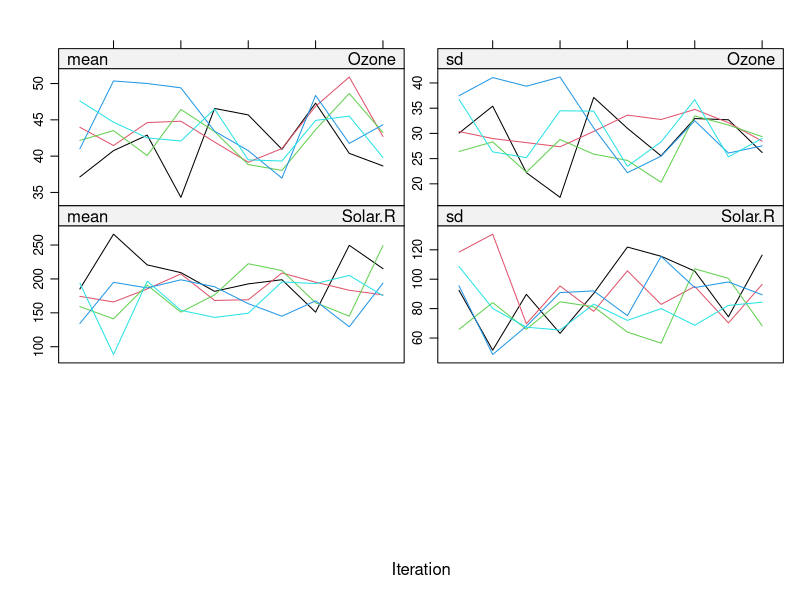
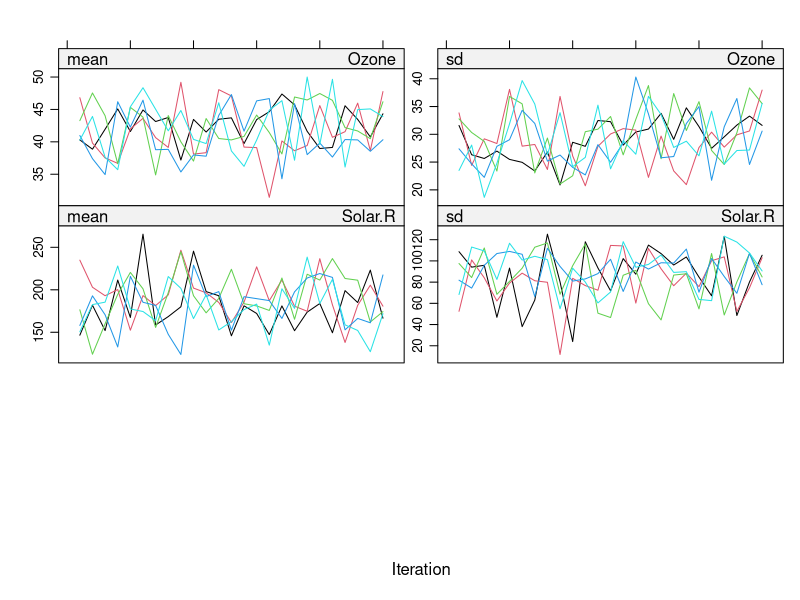
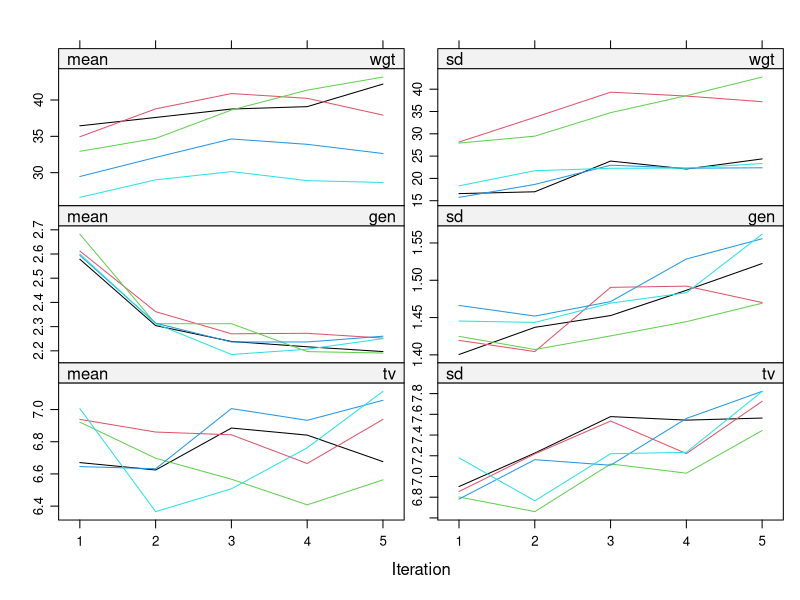
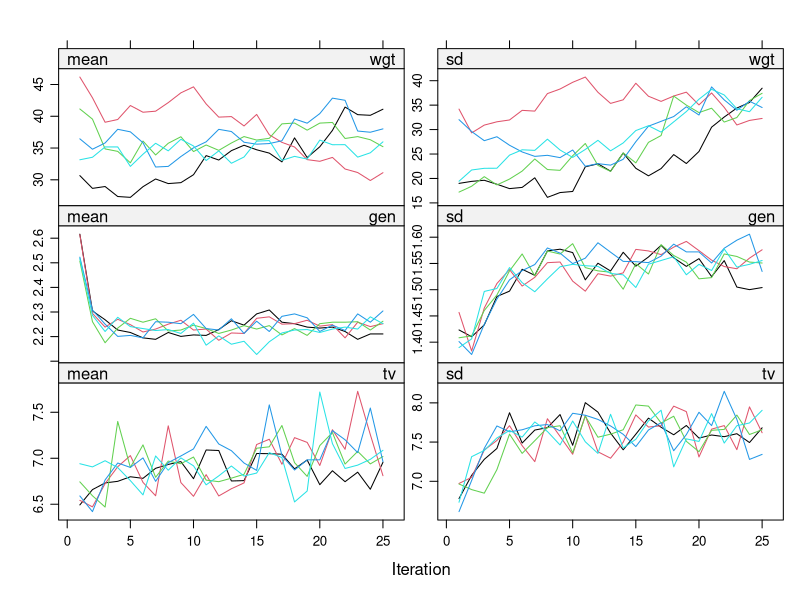
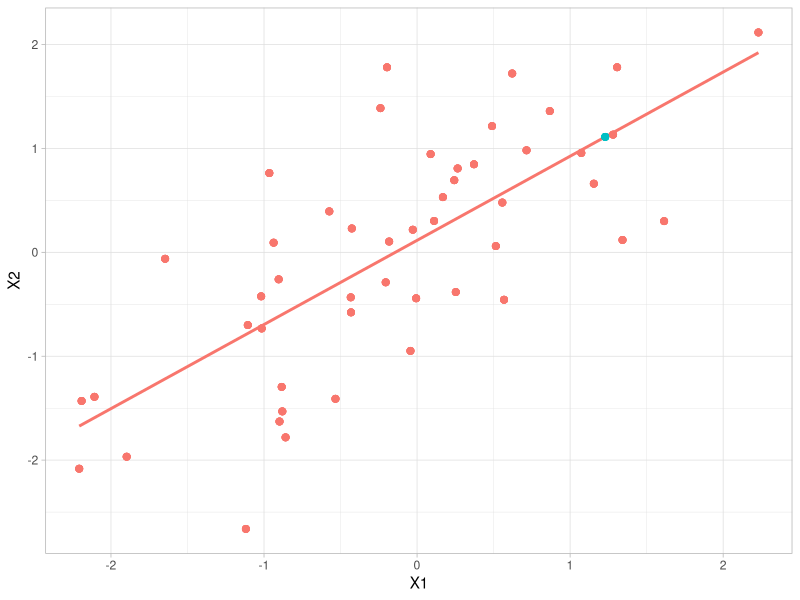
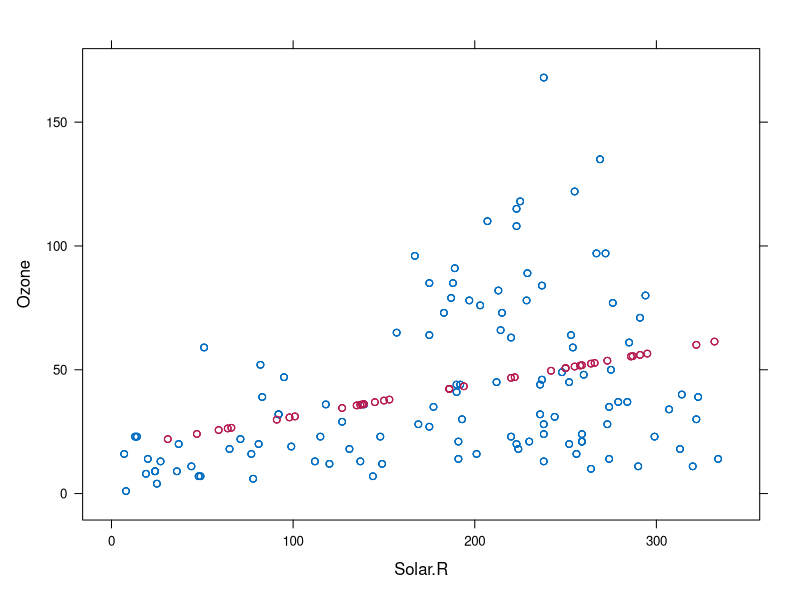
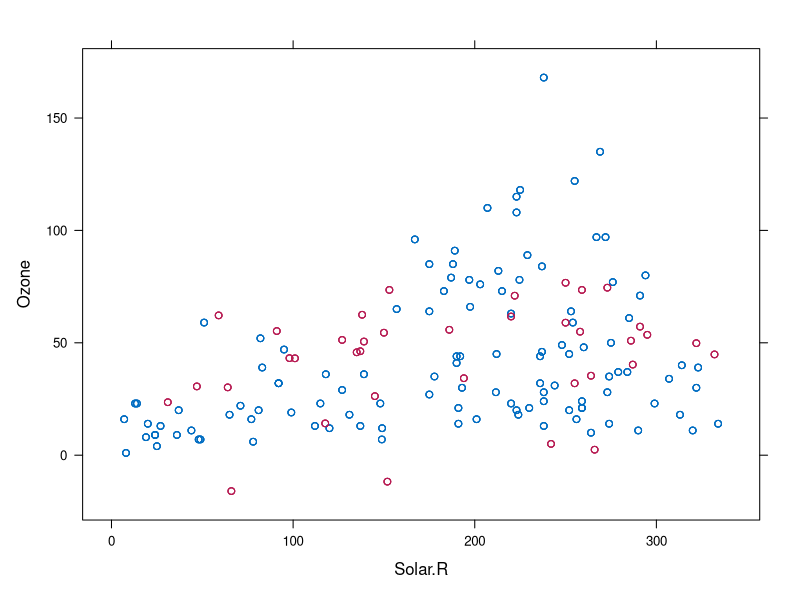
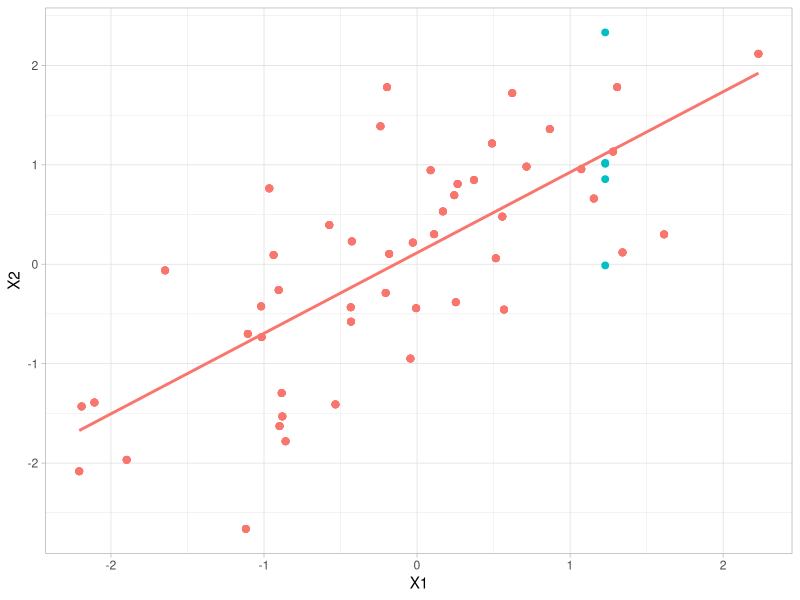

The R script that drew these images, in order:
## ---- chunk 1
knitr::opts_chunk$set(echo = TRUE, warning = FALSE, message = FALSE)

library(ggplot2)
library(mice)
library(knitr)
library(kableExtra)
library(dplyr)
theme_set(theme_light())
## ---- chunk 2
imp <- mice(airquality, maxit = 10, print = F)
plot(imp)

## ---- chunk 3
imp <- mice(airquality, maxit = 25, print = F)
plot(imp)

## ---- chunk 4
imp <- mice(boys, print = F)
plot(imp, c("wgt", "gen", "tv"))

## ---- chunk 5
imp <- mice(boys, maxit = 25, print = F)
plot(imp, c("wgt", "gen", "tv"))

## ---- chunk 6
imp_pmm <- mice(airquality, method = "pmm", print = F)
fit <- with(imp_pmm, lm(Ozone ~ Solar.R))

summary(fit)

## ---- chunk 7
imp_pmm <- mice(airquality, method = "pmm", print = F)
fit_mi <- with(imp_pmm, lm(Ozone ~ Solar.R))

pool(fit_mi)
## ---- chunk 8
psych::describe(airquality) %>%
  kable() %>%
  kable_styling()
## ---- chunk 9
set.seed(7899)
dat1 <- data.frame(MASS::mvrnorm(n = 50, mu = c(0,0), Sigma = matrix(c(1, 0.75,  0.75, 1),2,2)))
dat <- dat1
dat[10,"X2"] <- NA

imp_reg1 <- mice(dat, method = "norm.predict", printFlag = FALSE)
#xyplot(imp_reg1, X2 ~ X1)

impr_long <- complete(imp_reg1, action = "long", include = FALSE) %>% 
  mutate(R = ifelse(.id == 10, 0, 1))

ggplot(impr_long, aes(X1, X2, color = factor(R), group = factor(R)))+
  geom_smooth(method = "lm", se = FALSE)+
  geom_point(size = 2)+
  theme(legend.position = "none")

## ---- chunk 10
imp_reg <- mice(airquality %>% select(Ozone, Solar.R), method = "norm.predict", print = F)
xyplot(imp_reg, Ozone ~ Solar.R)
## ---- chunk 11
imp_reg <- mice(airquality,  method = "norm.predict", print = F)
xyplot(imp_reg, Ozone ~ Solar.R)
## ---- chunk 12

imp_sreg1 <- mice(dat, method = "norm.nob", print = F)
#xyplot(imp_sreg1, X2 ~ X1)

impsr_long <- complete(imp_sreg1, action = "long", include = FALSE) %>% 
  mutate(R = ifelse(.id == 10, 0, 1))

ggplot(impsr_long, aes(X1, X2, color = factor(R), group = factor(R)))+
  geom_smooth(method = "lm", se = FALSE)+
  geom_point(size = 2)+
  theme(legend.position = "none")

## ---- chunk 13
imp_reg <- mice(airquality %>% select(Ozone, Solar.R), method = "norm.nob", print = F)
xyplot(imp_reg, Ozone ~ Solar.R)
## ---- chunk 14
imp_reg <- mice(airquality, method = "norm.nob", print = F)
xyplot(imp_reg, Ozone ~ Solar.R)
## ---- chunk 15

imp_breg1 <- mice(dat, method = "norm", print = F)
#xyplot(imp_sreg1, X2 ~ X1)

impbr_long <- complete(imp_breg1, action = "long", include = FALSE) %>% 
  mutate(R = ifelse(.id == 10, 0, 1))

#lm(X2 ~ X1, dat)

ggplot(impbr_long, aes(X1, X2, color = factor(R), group = factor(R)))+
  geom_smooth(method = "lm", se = FALSE, color = "#00BFC4", size = 1)+
  geom_abline(intercept = 0.015, slope = 0.78, color = "#F8766D", size = 1)+
  geom_abline(intercept = 0.08, slope = 0.7, color = "#F8766D", size = 1)+
  geom_abline(intercept = 0.12, slope = 0.63, color = "#F8766D", size = 1)+
  geom_abline(intercept = -0.2, slope = 0.6, color = "#F8766D", size = 1)+
  geom_abline(intercept = -0.3, slope = 0.56, color = "#F8766D", size = 1)+
geom_point(size = 2)+
  theme(legend.position = "none")
#blue = #00BFC4
# red = F8766D
## ---- chunk 16
imp_breg <- mice(airquality %>% select(Ozone, Solar.R), method = "norm", print = F)
xyplot(imp_breg, Ozone ~ Solar.R)
## ---- chunk 17
imp_breg <- mice(airquality, method = "norm", print = F)
xyplot(imp_breg, Ozone ~ Solar.R)
## ---- chunk 18

imp_preg1 <- mice(dat, method = "pmm", printFlag = FALSE)
#xyplot(imp_sreg1, X2 ~ X1)

imppr_long <- complete(imp_preg1, action = "long", include = FALSE) %>% 
  mutate(R = ifelse(.id == 10, 0, 1))

#lm(X2 ~ X1, dat)

ggplot(imppr_long, aes(X1, X2))+
geom_smooth(method = "lm", se = FALSE, color = "#00BFC4",  size = 1)+
geom_point(size = 2, color = "#00BFC4")+
  theme(legend.position = "none") + 
  ggtitle("Observed data")
#blue = #00BFC4
# red = 
## ---- chunk 19

imp_preg1 <- mice(dat, method = "pmm", printFlag = FALSE)
#xyplot(imp_sreg1, X2 ~ X1)

imppr_long <- complete(imp_preg1, action = "long", include = FALSE) %>% 
  mutate(R = ifelse(.id == 10, 0, 1))

#lm(X2 ~ X1, dat)

ggplot(imppr_long, aes(X1, X2, color = factor(R), group = factor(R)))+
geom_smooth(method = "lm", se = FALSE)+
geom_point(size = 2)+
  theme(legend.position = "none")+ 
  ggtitle("Imputed missing values")
#blue = #00BFC4
# red = 
## ---- chunk 20
imp_pmm <- mice(airquality %>% select(Ozone, Solar.R), method = "pmm", print = F)
xyplot(imp_pmm, Ozone ~ Solar.R)
## ---- chunk 21
imp_pmm <- mice(airquality, method = "pmm", print = F)
xyplot(imp_pmm, Ozone ~ Solar.R)
## ---- chunk 22
dat1 <- dat %>%
  mutate(X2 = factor(ifelse(X2 > 0, 1, 0)))
imp_log1 <- mice(dat1, method = "logreg", print = F)
#xyplot(imp_sreg1, X2 ~ X1)

imp_logreglong <- complete(imp_log1, action = "long", include = FALSE) %>% 
  mutate(R = ifelse(.id == 10, 0, 1))

#lm(X2 ~ X1, dat)

ggplot(imp_logreglong, aes(x = X1, y = X2, color = factor(R), group = factor(R)))+
geom_point(size = 2, alpha = 0.8)+
  theme(legend.position = "none") 


## ---- chunk 23
dat2 <- dat %>%
  mutate(X2 = cut(X2, 
                   breaks=c(-Inf, -0.42, 0.52, Inf), 
                   labels=c("low","middle","high")))
imp_plog1 <- mice(dat2, method = "polyreg", print = F)
#xyplot(imp_sreg1, X2 ~ X1)

imp_logreglong <- complete(imp_plog1, action = "long", include = FALSE) %>% 
  mutate(R = ifelse(.id == 10, 0, 1))

#lm(X2 ~ X1, dat)

ggplot(imp_logreglong, aes(x = X1, y = X2, color = factor(R), group = factor(R)))+
geom_point(size = 2, alpha = 0.8)+
  theme(legend.position = "none") 


## ---- chunk 24
dat[c(15,14,20,26,46), "X2"] <- NA
imp_rf1 <- mice(dat, method = "cart", print = F)
#xyplot(imp_sreg1, X2 ~ X1)

imp_rf1long <- complete(imp_rf1, action = "long", include = FALSE) %>% 
  mutate(R = ifelse(.id == 10, 0, 1))

#lm(X2 ~ X1, dat)

ggplot(imp_rf1long, aes(X1, X2, color = factor(R), group = factor(R)))+
geom_point(size = 2)+
  theme(legend.position = "none")
#blue = #00BFC4
## ---- chunk 25
imp_rf <- mice(airquality %>% select(Ozone, Solar.R), method = "cart", print = F)
xyplot(imp_rf, Ozone ~ Solar.R)
## ---- chunk 26
imp_rf <- mice(airquality, method = "cart", print = F)
xyplot(imp_rf, Ozone ~ Solar.R)
